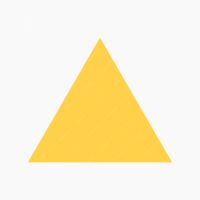
#> input picture contours & shape detection/yellow.jpg, 200 x 200 px, found by its file name
$ python contour_fun.py
#> lines starting #> are read from the running program, lines starting #| are printed output that depends on the picture; after the words box and inside, x2 and y2 are one past the last pixel; in counts of white or black regions, pixels touching at a corner belong together
import cv2 as cv

img = cv.imread("./contours & shape detection/yellow.jpg")
#> img is the input picture: shape (200, 200, 3); mean B, G, R 209.9, 239.9, 250.2

if img is None:
      print('what is this')
gray = cv.cvtColor(img, cv.COLOR_BGR2GRAY)
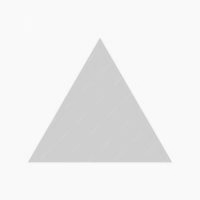
#> gray: shape (200, 200); min 197, max 255, mean 239.5
# _, thresh1 = cv.threshold(gray, 125, 255, cv.THRESH_BINARY)
_, thresh = cv.threshold(gray, 225, 255, cv.THRESH_BINARY_INV)
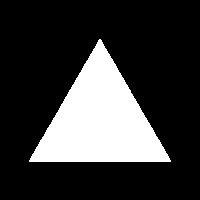
#> thresh: shape (200, 200); 22.3% white; 1 white region
# [7 lines of commented-out code are left out]
contours, hierarchy = cv.findContours(thresh, cv.RETR_TREE, cv.CHAIN_APPROX_SIMPLE)
#> contours = 1 contour; box (x1, y1, x2, y2) and area: (29, 39, 171, 162) 8724
cv.drawContours(img, contours, -1, (0, 255, 0), 2)
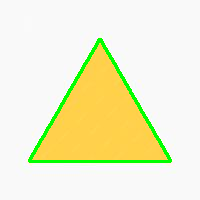
#> img: shape (200, 200, 3); 3.58% of pixels changed, all inside (x1, y1, x2, y2) = (28, 38, 172, 163)

cv.imshow("contours", img)
cv.waitKey(0)
cv.destroyAllWindows()


##  ---- IDENTIFYING SHAPES

for contour in contours:
#> (the run stopped early here; a loop or call above may not have finished)
